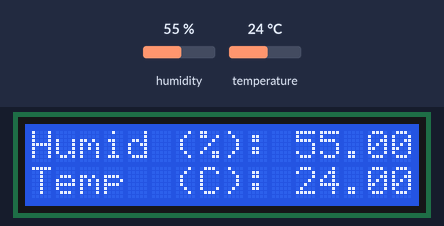
A sketch run on a simulated Arduino Uno, built with avr-gcc and run on an emulated ATmega328P. On the bench: 16×2 character LCD. The inputs (shaded band) are chosen by the test bench; at power-on: humidity 55 %, temperature 24 °C. What the sketch prints to the serial monitor is not drawn.

Above: at 1.2 s.
1.3 s: humidity set to 22 %
At 2.9 s:
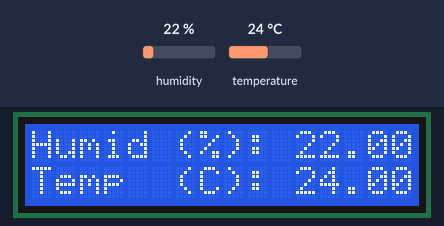
4.0 s: temperature set to 12 °C
At 4.9 s:
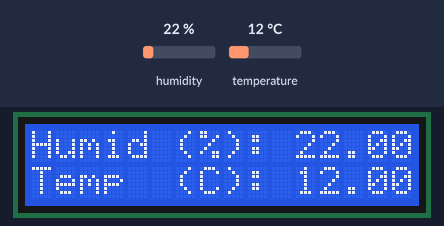
6.7 s: humidity set to 40 %
At 8.8 s:
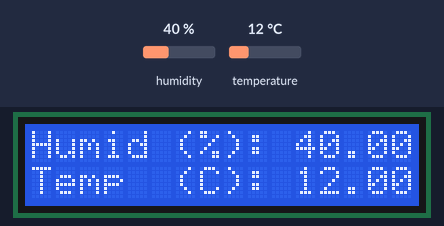
9.6 s: temperature set to 19 °C
At 10.7 s:
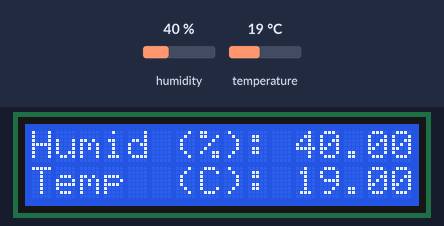
Timing chart, 0 to 12.6 s (numbered marks = the images above; inputs shaded):
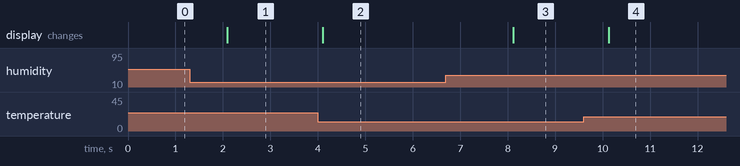

The sketch:

DHT22-LCD.ino
```cpp
//using Adafruit DHT sensor library
//https://github.com/adafruit/DHT-sensor-library
#include <DHT.h>
#include <DHT_U.h>

#include <LiquidCrystal.h>
LiquidCrystal lcd(12,11,5,4,3,2);


//set the data pin
#define DHTPIN 8

//set the DHT type
#define DHTTYPE DHT22

//set up variables
float humidity;
float tempC;
int msUpdateDelay = 2000; //millisecond delay between updates

//instantiate dht
DHT dht(DHTPIN, DHTTYPE);

void setup()
{
  //starting:
    //serial
  Serial.begin(9600);
    //LCD
  lcd.begin(16, 2);
  lcd.clear();
    //humidity/temp sensor
  dht.begin();
}


void loop()
{
  readSensor();
  outPutSerial();
  outPutLCD();
  delay(msUpdateDelay);
}

//gets values from sensor
void readSensor()
{
  //save current values values before updating, for later use
  float prevHumidity = humidity;
  float prevTempC = tempC;
  // Reading temperature or humidity takes about 250 milliseconds!
  // Sensor readings may also be up to 2 seconds 'old' (its a very slow sensor)
  humidity = dht.readHumidity();
  // Read temperature as Celsius (the default)
  tempC = dht.readTemperature();
  // if reading fails set to previous readings
  if (isnan(humidity) || isnan(tempC))
  {
    Serial.println("Failed to read from DHT sensor!");
    humidity = prevHumidity;
    tempC = prevTempC;
  }
}

//write values to lcd
void outPutLCD()
{
  //top line (note the set cursor values) - humidity
  lcd.setCursor(0,0);
  lcd.print("Humid (%): ");
  lcd.print(humidity);
  //botom line - temperature
  lcd.setCursor(0,1);
  lcd.print("Temp  (C): ");
  lcd.print(tempC);
}

//writes values to serial for debugging
void outPutSerial()
{
  Serial.print("Humidity: ");
  Serial.print(humidity);
  Serial.println("%");
  Serial.print("Temperature: ");
  Serial.print(tempC);
  Serial.println("C");
}
```

Measured:
- after the input at 1.3 s, the display: changes after 0.79 s (image 1)
- after the input at 4.0 s, the display: changes after 0.10 s (image 2)
- after the input at 6.7 s, the display: changes after 1.4 s (image 3)
- after the input at 9.6 s, the display: changes after 0.53 s (image 4)
